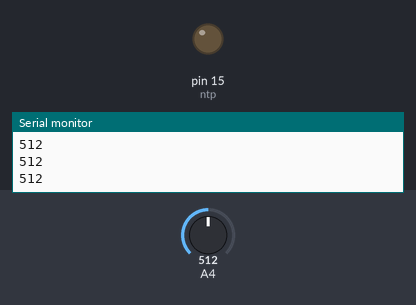
Simulated run of this sketch. Board: Arduino Mega 2560, built with avr-gcc and run on an emulated ATmega2560. Parts: output pins drawn as LEDs (lit = HIGH), the last lines printed to the serial monitor. The inputs (shaded band) are chosen by the test bench; at power-on: A4 = 512.

Above: at 1.2 s.
1.3 s: A4 set to 716
At 2.0 s:
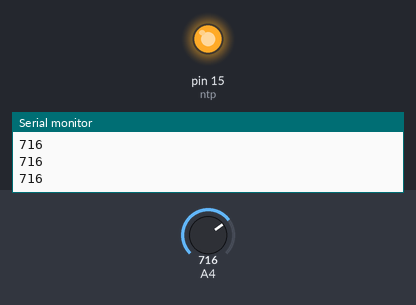
2.8 s: A4 set to 2
4.3 s: A4 set to 0
At 5.5 s:
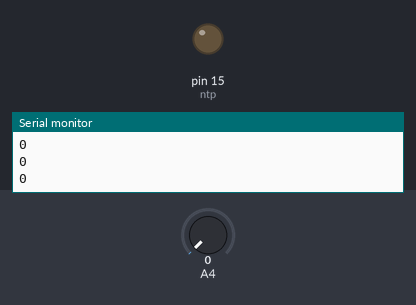
5.8 s: A4 set to 122
At 6.7 s:
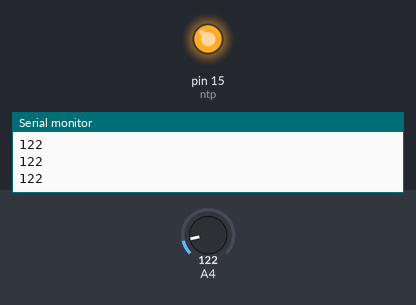
Timing chart, 0 to 8.3 s (numbered marks = the images above; inputs shaded):
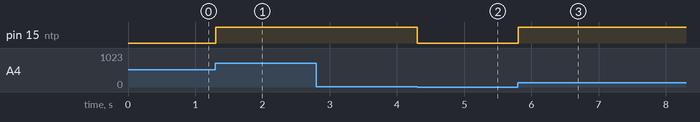

The sketch:

analog123.ino
```cpp
int ntp = 15;
int ldr = 36;
void setup() {
Serial.begin(9600);
pinMode(ntp,OUTPUT);
pinMode(ldr,INPUT);
}


void loop() {
 int value1=analogRead(ldr);
 //Serial.println(value1);
 Serial.println(analogRead(ldr));
 digitalWrite(ntp,value1);
}
```

Measured:
- the behaviour switches between 1 and 0 on A4 (found by bisection; images 1 and 2)
- after the input at 1.3 s, pin 15 (ntp): LOW → HIGH at once
- after the input at 4.3 s, pin 15 (ntp): HIGH → LOW at once
- after the input at 5.8 s, pin 15 (ntp): LOW → HIGH at once
